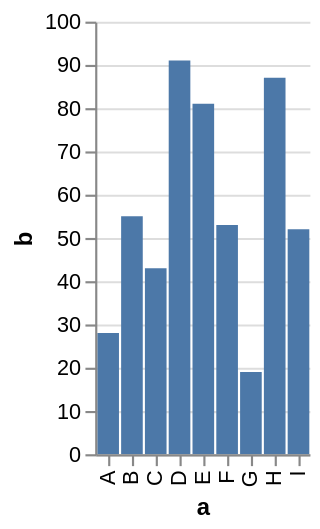

Describe this chart as a Vega-Lite specification.
### Vega specification from a JSON file in a GitHub repository (floating-point values rounded to 4 significant figures)
{"$schema": "https://vega.github.io/schema/vega/v3.0.json", "description": "A simple bar chart with embedded data.", "autosize": "pad", "padding": 5, "encode": {"update": {"fill": {"value": "transparent"}}}, "data": [{"name": "source_0", "values": [{"a": "A", "b": 28}, {"a": "B", "b": 55}, {"a": "C", "b": 43}, {"a": "D", "b": 91}, {"a": "E", "b": 81}, {"a": "F", "b": 53}, {"a": "G", "b": 19}, {"a": "H", "b": 87}, {"a": "I", "b": 52}]}, {"name": "data_0", "source": "source_0", "transform": [{"type": "formula", "expr": "toNumber(datum[\"b\"])", "as": "b"}, {"type": "filter", "expr": "datum[\"b\"] !== null && !isNaN(datum[\"b\"])"}]}], "signals": [{"name": "x_step", "value": 11}, {"name": "width", "update": "bandspace(domain('x').length, 0.1, 0.05) * x_step"}, {"name": "height", "update": "200"}], "marks": [{"name": "marks", "type": "rect", "role": "bar", "from": {"data": "data_0"}, "encode": {"update": {"x": {"scale": "x", "field": "a"}, "width": {"scale": "x", "band": true}, "y": {"scale": "y", "field": "b"}, "y2": {"scale": "y", "value": 0}, "fill": {"value": "#4c78a8"}}}}], "scales": [{"name": "x", "type": "band", "domain": {"data": "data_0", "field": "a", "sort": true}, "range": {"step": {"signal": "x_step"}}, "round": true, "paddingInner": 0.1, "paddingOuter": 0.05}, {"name": "y", "type": "linear", "domain": {"data": "data_0", "field": "b"}, "range": [{"signal": "height"}, 0], "round": true, "nice": true, "zero": true}], "axes": [{"scale": "x", "orient": "bottom", "tickCount": 5, "title": "a", "zindex": 1, "encode": {"labels": {"update": {"angle": {"value": 270}, "align": {"value": "right"}, "baseline": {"value": "middle"}}}}}, {"scale": "y", "orient": "left", "title": "b", "zindex": 1}, {"scale": "y", "domain": false, "grid": true, "labels": false, "orient": "left", "ticks": false, "zindex": 0, "gridScale": "x"}]}
